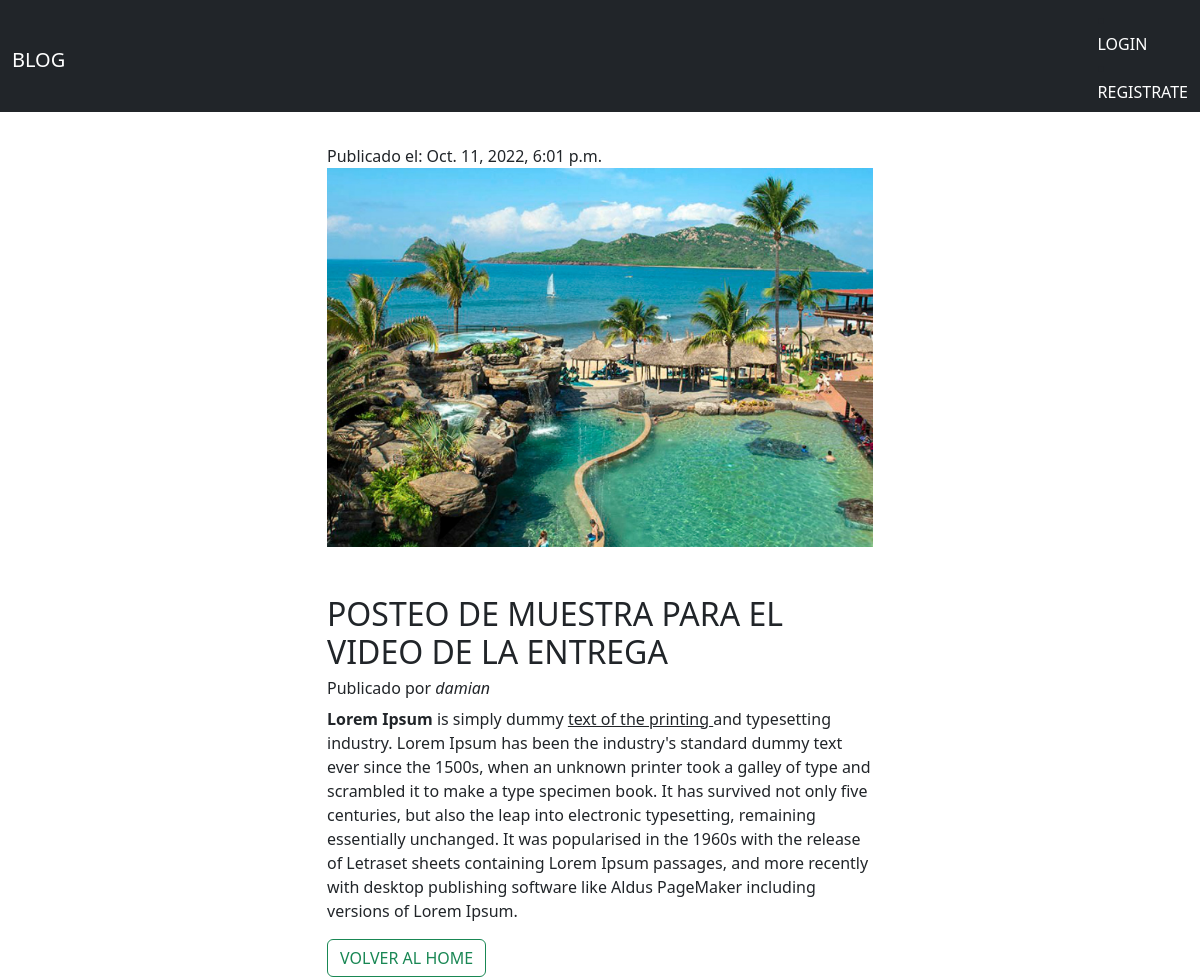
The app's page /posteo/8/ with its own data.
### AppBlog/models.py (models this page shows, shortened)
class Posteo(models.Model):
    autor = models.ForeignKey(settings.AUTH_USER_MODEL, on_delete=models.CASCADE)
    titulo = models.CharField(max_length=500)
    contenido = RichTextField(blank=True, null=True)
    imagen_posteo = models.ImageField(blank=True, null=True, upload_to='media/')
    fecha_creado = models.DateTimeField(default=timezone.now)
    fecha_publicado = models.DateTimeField(blank=True, null=True)

### AppModuloUsuario/models.py (models this page shows)
class User(AbstractUser):
    descripcion=models.CharField(max_length=200)
    paginaweb=models.URLField(max_length=200)
    imagen=models.ImageField(upload_to='imagenes', null=True, blank=True)

### AppBlog/views.py (the view)
# urls.py: path('posteo/<int:pk>/', views.detalle_posteo, name='detalle_posteo'),
def detalle_posteo(request, pk):
    posteo = get_object_or_404(Posteo, pk=pk)
    return render(request, 'html/detalle_posteo.html', {'posteo': posteo})

### AppBlog/templates/html/detalle_posteo.html (shortened to what this page needs)
{% extends 'html/base.html' %}
{% block content %}
        {% if posteo.fecha_publicado %}
            <time class="mb-2 mt-5">
               Publicado el: {{ posteo.fecha_publicado }}
            </time>
        {% endif %}
        {% if posteo.imagen_posteo %}
            <div class="mb-5">
                <img class="img-fluid" src="{{posteo.imagen_posteo.url}}" alt="si estas viendo esto algo se rompió">
            </div>
        {% endif %}
        <h2>{{ posteo.titulo }}</h2>
        <h6 class="mb-2 mt-2">Publicado por <i>{{ posteo.autor }}</i></h6>
        <p class="mb-2 mt-2">{{ posteo.contenido|safe}}</p>
        {% if user.is_authenticated %}
            {% if user.id == posteo.autor.id %}
                <a class="btn btn-info" href="{% url 'editar_posteo' pk=posteo.pk %}">EDITAR POSTEO</a>
                <a class="btn btn-danger" href="{% url 'eliminar_posteo' pk=posteo.pk %}">BORRAR POSTEO</a>
                <a class="btn btn-primary" href="{% url 'publicar_posteo' pk=posteo.pk %}">PUBLICAR</a>
            {% endif %}
        {% else %}
                <a href="{% url 'lista_posteos' %}" class="btn btn-outline-success">VOLVER AL HOME</a>
        {% endif %}
        {% endblock %}

### AppBlog/static/css/styles.css (style rules this page uses)
h2 { font-size: 2.3rem; font-weight: bolder; text-transform: uppercase; }

### records on screen
Posteo: fecha_publicado "Oct. 11, 2022, 6:01 p.m.", imagen_posteo (picture), titulo "POSTEO DE MUESTRA PARA EL VIDEO DE LA ENTREGA", autor "damian", contenido "Lorem Ipsum is simply dummy text of the printing and typesetting industry. Lorem Ipsum has been the industry's standard dummy text ever since the 1500s, when an unknown printer took a galley of type and scrambled it to make a type specimen book. It has survived not only five centuries, but also the leap into electronic typesetting, remaining essentially unchanged. It was popularised in the 1960s with the release of Letraset sheets containing Lorem Ipsum passages, and more recently with desktop publishing software like Aldus PageMaker including versions of Lorem Ipsum."
